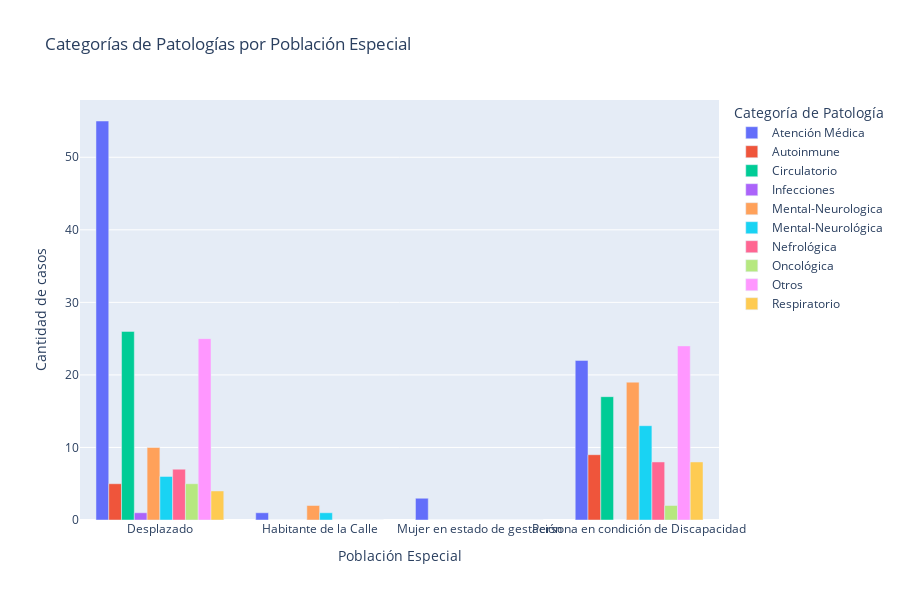

This figure's notebook cell:
### Code cell
# Leer archivos
df_pqrd = pd.read_excel('PQRD_SAVIA_SALUD_LIMPIO.xlsx')
df_patologias = pd.read_excel('patologias.xlsx')

# Filtrar población especial
df_especial = df_pqrd[df_pqrd['AFEC_POBESPECIAL'] != 'No Aplica']

# Unir con categorías de patologías
df_merged = df_especial.merge(df_patologias, on='PATOLOGIA_TIPO', how='left')

# Crear tabla pivote
pivot = pd.crosstab(df_merged['AFEC_POBESPECIAL'], df_merged['Categoría'])

# Crear gráfico
fig = px.bar(pivot, 
             title='Categorías de Patologías por Población Especial',
             labels={'value': 'Cantidad de casos',
                    'AFEC_POBESPECIAL': 'Población Especial',
                    'Categoría': 'Categoría de Patología'},
             height=600)

# Personalizar
fig.update_layout(
    showlegend=True,
    xaxis_tickangle=0,
    barmode='group'
)

fig.show()

# Mostrar top 3 categorías por población
print("\nTop 3 categorías de patologías por población especial:")
for poblacion in pivot.index:
    print(f"\n{poblacion}:")
    top_cats = pivot.loc[poblacion].sort_values(ascending=False).head(3)
    for cat, count in top_cats.items():
        print(f"- {cat}: {count} casos")

### Figure 1 — Plotly figure (JSON) as saved in the notebook; plotly's stock layout.template omitted (floating-point values rounded to 4 significant figures)
{"data": [{"alignmentgroup": "True", "hovertemplate": "Categoría de Patología=Atención Médica<br>Población Especial=%{x}<br>Cantidad de casos=%{y}<extra></extra>", "legendgroup": "Atención Médica", "marker": {"color": "#636efa", "pattern": {"shape": ""}}, "name": "Atención Médica", "offsetgroup": "Atención Médica", "orientation": "v", "showlegend": true, "textposition": "auto", "type": "bar", "x": ["Desplazado", "Habitante de la Calle", "Mujer en estado de gestación", "Persona en condición de Discapacidad"], "xaxis": "x", "y": [55, 1, 3, 22], "yaxis": "y"}, {"alignmentgroup": "True", "hovertemplate": "Categoría de Patología=Autoinmune<br>Población Especial=%{x}<br>Cantidad de casos=%{y}<extra></extra>", "legendgroup": "Autoinmune", "marker": {"color": "#EF553B", "pattern": {"shape": ""}}, "name": "Autoinmune", "offsetgroup": "Autoinmune", "orientation": "v", "showlegend": true, "textposition": "auto", "type": "bar", "x": ["Desplazado", "Habitante de la Calle", "Mujer en estado de gestación", "Persona en condición de Discapacidad"], "xaxis": "x", "y": [5, 0, 0, 9], "yaxis": "y"}, {"alignmentgroup": "True", "hovertemplate": "Categoría de Patología=Circulatorio<br>Población Especial=%{x}<br>Cantidad de casos=%{y}<extra></extra>", "legendgroup": "Circulatorio", "marker": {"color": "#00cc96", "pattern": {"shape": ""}}, "name": "Circulatorio", "offsetgroup": "Circulatorio", "orientation": "v", "showlegend": true, "textposition": "auto", "type": "bar", "x": ["Desplazado", "Habitante de la Calle", "Mujer en estado de gestación", "Persona en condición de Discapacidad"], "xaxis": "x", "y": [26, 0, 0, 17], "yaxis": "y"}, {"alignmentgroup": "True", "hovertemplate": "Categoría de Patología=Infecciones<br>Población Especial=%{x}<br>Cantidad de casos=%{y}<extra></extra>", "legendgroup": "Infecciones", "marker": {"color": "#ab63fa", "pattern": {"shape": ""}}, "name": "Infecciones", "offsetgroup": "Infecciones", "orientation": "v", "showlegend": true, "textposition": "auto", "type": "bar", "x": ["Desplazado", "Habitante de la Calle", "Mujer en estado de gestación", "Persona en condición de Discapacidad"], "xaxis": "x", "y": [1, 0, 0, 0], "yaxis": "y"}, {"alignmentgroup": "True", "hovertemplate": "Categoría de Patología=Mental-Neurologica<br>Población Especial=%{x}<br>Cantidad de casos=%{y}<extra></extra>", "legendgroup": "Mental-Neurologica", "marker": {"color": "#FFA15A", "pattern": {"shape": ""}}, "name": "Mental-Neurologica", "offsetgroup": "Mental-Neurologica", "orientation": "v", "showlegend": true, "textposition": "auto", "type": "bar", "x": ["Desplazado", "Habitante de la Calle", "Mujer en estado de gestación", "Persona en condición de Discapacidad"], "xaxis": "x", "y": [10, 2, 0, 19], "yaxis": "y"}, {"alignmentgroup": "True", "hovertemplate": "Categoría de Patología=Mental-Neurológica<br>Población Especial=%{x}<br>Cantidad de casos=%{y}<extra></extra>", "legendgroup": "Mental-Neurológica", "marker": {"color": "#19d3f3", "pattern": {"shape": ""}}, "name": "Mental-Neurológica", "offsetgroup": "Mental-Neurológica", "orientation": "v", "showlegend": true, "textposition": "auto", "type": "bar", "x": ["Desplazado", "Habitante de la Calle", "Mujer en estado de gestación", "Persona en condición de Discapacidad"], "xaxis": "x", "y": [6, 1, 0, 13], "yaxis": "y"}, {"alignmentgroup": "True", "hovertemplate": "Categoría de Patología=Nefrológica<br>Población Especial=%{x}<br>Cantidad de casos=%{y}<extra></extra>", "legendgroup": "Nefrológica", "marker": {"color": "#FF6692", "pattern": {"shape": ""}}, "name": "Nefrológica", "offsetgroup": "Nefrológica", "orientation": "v", "showlegend": true, "textposition": "auto", "type": "bar", "x": ["Desplazado", "Habitante de la Calle", "Mujer en estado de gestación", "Persona en condición de Discapacidad"], "xaxis": "x", "y": [7, 0, 0, 8], "yaxis": "y"}, {"alignmentgroup": "True", "hovertemplate": "Categoría de Patología=Oncológica<br>Población Especial=%{x}<br>Cantidad de casos=%{y}<extra></extra>", "legendgroup": "Oncológica", "marker": {"color": "#B6E880", "pattern": {"shape": ""}}, "name": "Oncológica", "offsetgroup": "Oncológica", "orientation": "v", "showlegend": true, "textposition": "auto", "type": "bar", "x": ["Desplazado", "Habitante de la Calle", "Mujer en estado de gestación", "Persona en condición de Discapacidad"], "xaxis": "x", "y": [5, 0, 0, 2], "yaxis": "y"}, {"alignmentgroup": "True", "hovertemplate": "Categoría de Patología=Otros<br>Población Especial=%{x}<br>Cantidad de casos=%{y}<extra></extra>", "legendgroup": "Otros", "marker": {"color": "#FF97FF", "pattern": {"shape": ""}}, "name": "Otros", "offsetgroup": "Otros", "orientation": "v", "showlegend": true, "textposition": "auto", "type": "bar", "x": ["Desplazado", "Habitante de la Calle", "Mujer en estado de gestación", "Persona en condición de Discapacidad"], "xaxis": "x", "y": [25, 0, 0, 24], "yaxis": "y"}, {"alignmentgroup": "True", "hovertemplate": "Categoría de Patología=Respiratorio<br>Población Especial=%{x}<br>Cantidad de casos=%{y}<extra></extra>", "legendgroup": "Respiratorio", "marker": {"color": "#FECB52", "pattern": {"shape": ""}}, "name": "Respiratorio", "offsetgroup": "Respiratorio", "orientation": "v", "showlegend": true, "textposition": "auto", "type": "bar", "x": ["Desplazado", "Habitante de la Calle", "Mujer en estado de gestación", "Persona en condición de Discapacidad"], "xaxis": "x", "y": [4, 0, 0, 8], "yaxis": "y"}], "layout": {"barmode": "group", "height": 600, "legend": {"title": {"text": "Categoría de Patología"}, "tracegroupgap": 0}, "showlegend": true, "title": {"text": "Categorías de Patologías por Población Especial"}, "xaxis": {"anchor": "y", "domain": [0, 1], "tickangle": 0, "title": {"text": "Población Especial"}}, "yaxis": {"anchor": "x", "domain": [0, 1], "title": {"text": "Cantidad de casos"}}}}
